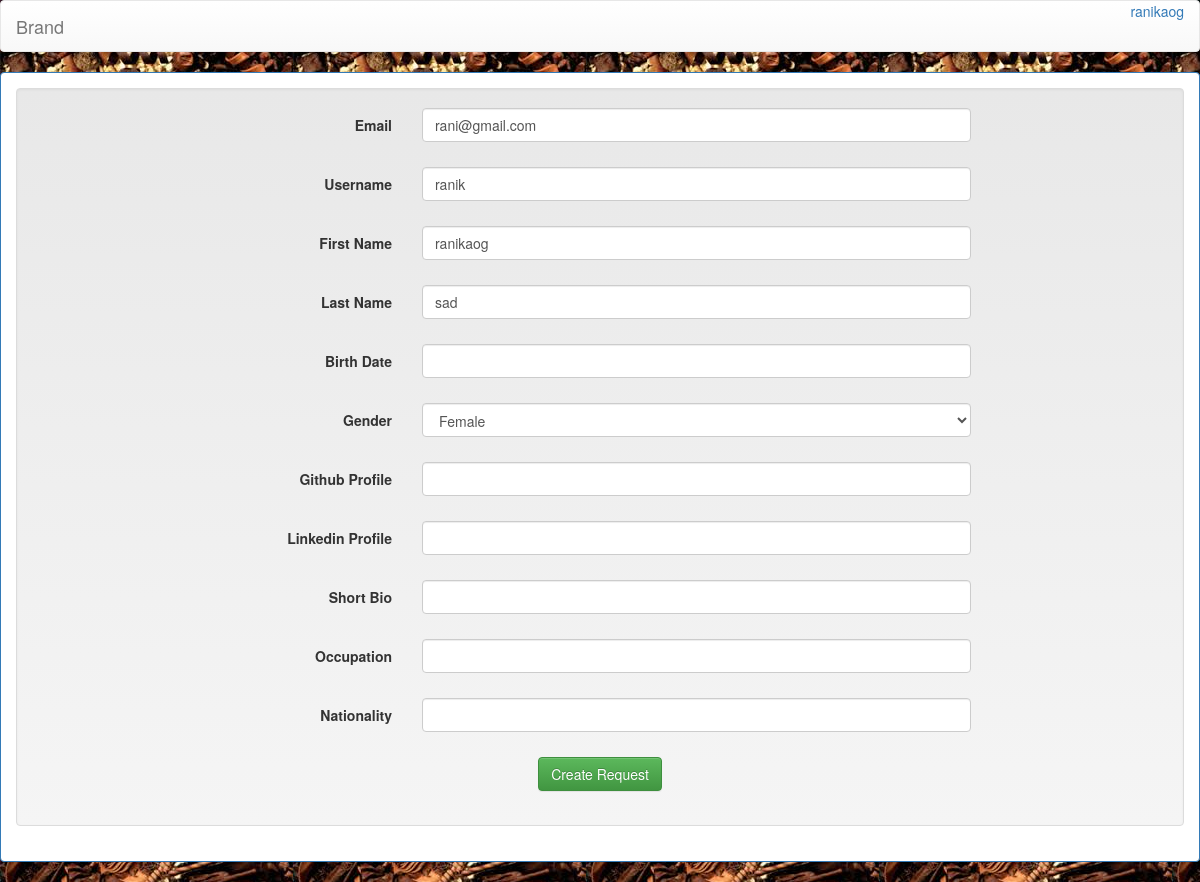
The page /register/user/profile/edit/ (signed in) on the database its author committed.
### register/models.py (models this page shows, shortened)
class User(AbstractBaseUser):
    user_id = models.AutoField(primary_key=True)
    user_first_name = models.CharField(_('First Name'), max_length=32, blank=True, null=True,
                                  validators=[RegexValidator(regex='^[A-Za-z]*$')])
    user_last_name = models.CharField(_('Last Name'), max_length=32, blank=True, null=True,
                                    validators=[RegexValidator(regex='^[A-Za-z]*$')])
    email = models.EmailField(_('Email'), db_index=True, unique=True)
    user_dob = models.DateField(_('Birth Date'), blank=True, null=True)
    user_gender = models.CharField(_('Gender'), max_length=1, choices=GENDER, blank=True, null=True)
    user_github = models.CharField(_('Github Profile'),max_length=100,blank=True )
    user_linkedin = models.CharField(_('Linkedin Profile'),max_length=100,blank=True )
    user_bio = models.CharField(_('Short Bio'), max_length=1000,blank=True )
    user_occupation = models.CharField(_('Occupation'), max_length=100,blank=True )
    user_nationality = models.CharField(_('Nationality'), max_length=100,blank=True )
    date_joined = models.DateTimeField(auto_now_add=True)
    username = models.CharField(_('username'), max_length=32, blank=False, unique=True)
    is_active = models.BooleanField(default=True)
    is_admin = models.BooleanField(default=False)
    objects = MyUserManager()
    USERNAME_FIELD = 'email'
    REQUIRED_FIELDS = ['username']

### register/views.py (the view, shortened to what this page needs)
class UserProfileUpdateView(LoginRequiredMixin, CurrentUserMixin, UpdateView):
    model = User
    fields = user_fields + user_extra_fields
    template_name = 'user_profile_update.html'
    success_url = '/register/user/profile/edit/success'

### register/templatetags/register_extras.py (called while the page is built)
@register.filter(name='addcss')
def addcss(field, css):
    return field.as_widget(attrs={"class":css})

### register/views.py (called while the page is built)
    def get_object(self, *args, **kwargs):
        try: obj = super(CurrentUserMixin, self).get_object(*args, **kwargs)
        except AttributeError: obj = self.request.user
        return obj

### register/templates/user_profile_update.html (shortened to what this page needs)
{% extends "base.html" %}
{% block body %}
{% load register_extras %}
{%  load staticfiles %}
<!DOCTYPE html>
<html lang="en">
<head>
    <link rel="stylesheet" href="{%  static 'css/bootstrap.min.css' %}">
<link rel="stylesheet" href="{%  static 'css/bootstrap-theme.min.css' %}">
</head>
<body>
<div class="panel panel-primary">
    <div class="panel-body">
        <form class="form-horizontal well" id="registerForm" method="POST"
              enctype="multipart/form-data" action="">
            <fieldset>
                {% csrf_token %} {% load tz %}
                {% for field in form.visible_fields %}
                    <div id="div_{{ field.html_name }}"
                         class="form-group{% if field.errors %} has-error{% endif%}">
                        <label class="col-sm-4 control-label" for="{{ field.id_for_label }}">
                            {{ field.label }}
                        </label>
                        <div class="col-md-6 cnt-inpt">
                            {{ field|addcss:"form-control" }}
                        </div>
                    </div>
                {% endfor %}
                <div class="form-group" style="text-align:center">
                    <a href="#tf-courses">
                        <button type="submit" data-loading-text="Creating request..."
                                class="btn btn-success solution_buttons">Create Request  </button></a>
                </div>
            </fieldset>
        </form>
    </div>
</div>
</body>
</html
{% endblock body %}

### register/templates/navbar.html (shortened to what this page needs)
<nav class="navbar navbar-default">
  <div class="container-fluid">
    <div class="navbar-header">
      <a class="navbar-brand" href="#">Brand</a>
    </div>
<div class="collapse navbar-collapse" id="bs-example-navbar-collapse-1">
           <ul class="nav navbar-nav navbar-right" id="home_nav">
               {% if user.is_anonymous %}
                   <li class="dropdown">
                       <a href="#" class="dropdown-toggle" data-toggle="dropdown" role="button" aria-haspopup="true" aria-expanded="false">JOIN<span class="caret"></span></a>
                       <ul class="dropdown-menu">
                           <li><a href="{% url 'login' %}">Login</a></li>
                           <li><a href="{% url 'register_user' %}">Sign up</a></li>                        </ul>
                   </li>                {% else %}
                   <li>
                       <div class="btn-group">
                           <a class="btn-new btn-nav btn-white" data-toggle="dropdown">
                               {% if request.user.user_first_name %}
                                   {{ request.user.user_first_name }}
                               {% elif request.user.username %}
                                   {{ request.user.username }}
                               {% else %}
                                   {{ request.user.email }}
                               {% endif %}
                           </a>
                       </div>
                   </li>
               {% endif %}
           </ul>
       </div>
   </div>
</nav>

### rows shown on the page
User: user.user_first_name "ranikaog", visible_fields "rani@gmail.com" "ranik" "ranikaog" "sad" "Female"

### other values the page prints
{{ field.label }} "Email" "Username" "First Name" "Last Name" "Birth Date" "Gender" "Github Profile" "Linkedin Profile" "Short Bio" "Occupation" "Nationality"
